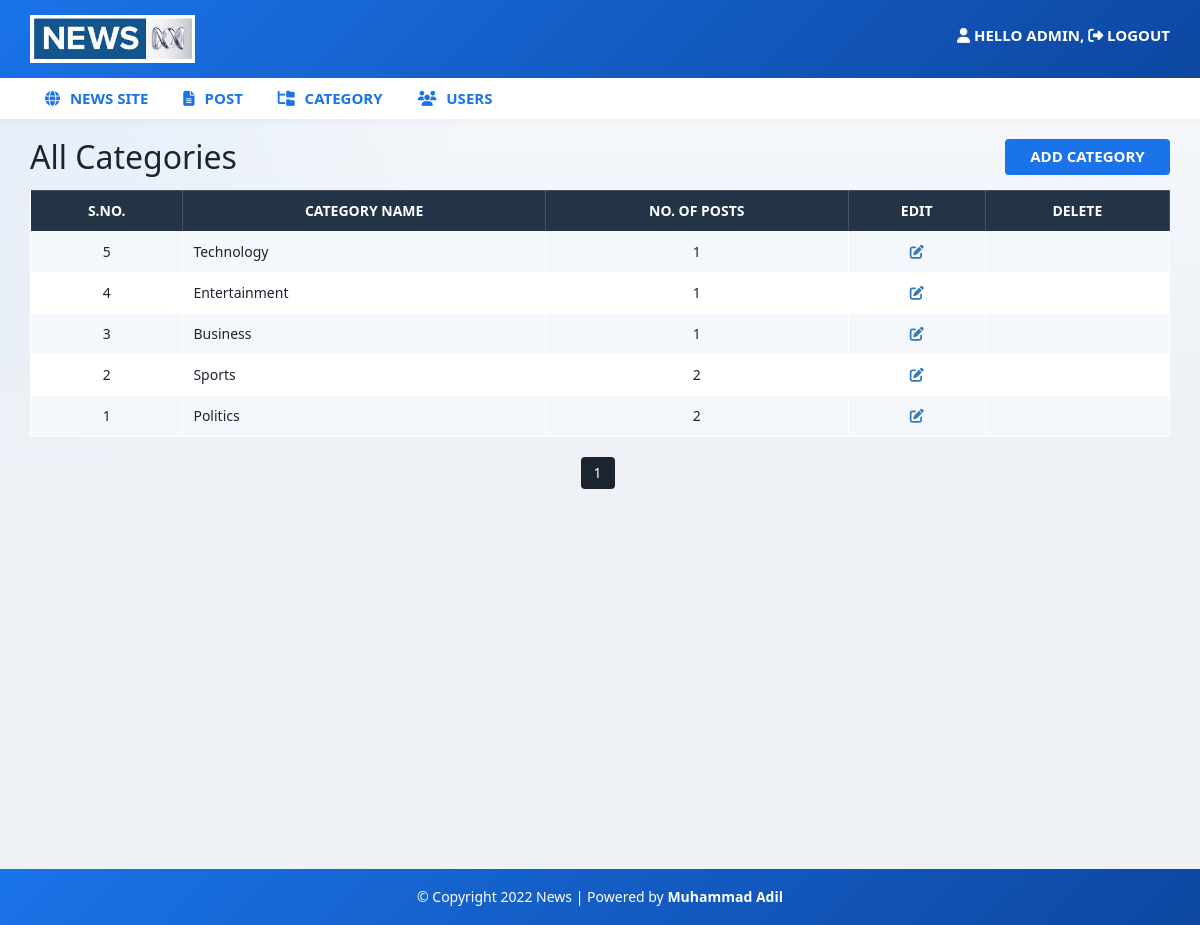
The app's page /admin/category.php (signed in) with its own data.
### tables this page shows
CREATE TABLE `category` (
  `id` int(11) NOT NULL AUTO_INCREMENT,
  `category_name` varchar(100) NOT NULL,
  `post` int(11) NOT NULL DEFAULT 0,
  PRIMARY KEY (`id`)
);

### admin/category.php (the view, shortened to what this page needs)
<?php include "header.php";
?>
<div id="admin-content">
    <div class="container">
        <div class="row">
            <div class="col-md-10">
                <h1 class="admin-heading">All Categories</h1>
            </div>
            <div class="col-md-2">
                <a class="add-new" href="add-category.php">add category</a>
            </div>
            <div class="col-md-12">
                <table class="content-table">
                <?php include "config.php";
                 $limit = 10;
                 if(isset($_GET ['page'])){
                    $page = $_GET ['page'];
                 }
                 else{
                    $page = 1;
                 }
                 $offset = ($page - 1) * $limit;
                 $sql = "SELECT * FROM category ORDER BY id DESC LIMIT {$offset}, {$limit}";
                 $result = mysqli_query($conn ,$sql) or die ("query failed.");
                 if(mysqli_num_rows($result) > 0){
                  ?>
                    <thead>
                        <th>S.No.</th>
                        <th>Category Name</th>
                        <th>No. of Posts</th>
                        <th>Edit</th>
                        <th>Delete</th>
                    </thead>
                    <tbody>
                        <?php while($row = mysqli_fetch_assoc($result)){ ?>
                            <tr>
                              <td class='id'><?php echo $row['id']; ?></td>
                              <td><?php echo $row['category_name']; ?></td>
                              <td><?php echo $row['post']; ?></td>
                             <td class='edit'><a href='update-category.php?id=<?php echo $row["id"];?>'><i class='fa fa-edit'></i></a></td>
                            <td class='delete'><a href='delete-category.php?id=<?php echo $row["id"];?>'><i class='fa fa-trash-o'></i></a></td>
                            </tr>
                        <?php } ?>
                    </tbody>
                </table>
                <?php
                 }
                 $sql1 = "SELECT * FROM category";
                 $result1 = mysqli_query($conn,$sql1) or die ('Query Failed.');
                 if(mysqli_num_rows($result1) > 0){
                    $total_record = mysqli_num_rows($result1);
                    $total_page = ceil($total_record / $limit);
                    echo"<ul class='pagination admin-pagination'>";
                    for($i = 1; $i <= $total_page; $i++){
                        if($i == $page){
                            $active = "active";
                        }
                        else{
                            $active = null;
                        }
                        echo'<li class="'.$active.'"><a href="category.php?page='.$i.'">'.$i.'</a></li>';
                    }
                    echo "</ul>";
                 }
                  ?>
            </div>
        </div>
    </div>
</div>
<?php include "footer.php"; ?>

### css/style.css (style rules this page uses)
:root { --brand: #1a73e8; --brand-dark: #0d47a1; --ink: #1c2430; --muted: #5f6b7a; --line: #e3e8ef; --surface: #ffffff; --page: #eef2f7; --shadow: 0 8px 24px rgba(28, 36, 48, 0.08); }
body { background: var(--page); background-image: radial-gradient(circle at top left, rgba(26, 115, 232, 0.08), transparent 32%), linear-gradient(180deg, #f7f9fc 0%, var(--page) 40%); font-family: "Segoe UI", "Helvetica Neue", Arial, sans-serif; color: var(--ink); }
a, a:hover, a:focus { text-decoration: none; outline: none; }
ul { margin: 0; padding: 0; list-style: none; }
#admin-content { padding: 20px 0; min-height: 750px; }
#admin-content .admin-heading { font-size: 32px; margin: 0 0 15px; }
#admin-content .add-new { color: #fff; background-color: var(--brand); font-size: 15px; font-weight: 600; text-align: center; text-transform: uppercase; padding: 7px 10px; display: block; transition: all 0.3s; border-radius: 4px; }
#admin-content .content-table { border: 1px solid var(--line); width: 100%; margin: 0 0 20px; background: var(--surface); }
#admin-content .content-table thead { color: #fff; background-color: #243447; }
#admin-content .content-table th { padding: 10px; border: 1px solid rgba(255, 255, 255, 0.15); font-weight: 600; text-align: center; text-transform: uppercase; }
#admin-content .content-table tbody { color: var(--ink); }
#admin-content .content-table tbody tr { background-color: #f4f7fb; }
#admin-content .content-table tbody tr:nth-child(even) { background-color: transparent; }
#admin-content .content-table tbody td { padding: 10px; border: 1px solid #fff; text-align: center; }
#admin-content .content-table tbody td:nth-child(2) { text-align: left; }
#admin-content .admin-pagination { margin: 0; }
#admin-content .admin-pagination li a { display: block; }
.id, .edit, .delete { text-align: center; }
.pagination { display: block; text-align: center; margin: 10px 0 0; }
.pagination li { display: inline-block; margin: 0 5px 0 0; }
.pagination li a { border: none; background: var(--brand); color: #fff; border-radius: 6px; min-width: 34px; }
.pagination li a:hover, .pagination > li > a:focus, .pagination li.active a { color: #fff; background: var(--ink); }
i.fa, i.fa-solid, i.fa-regular { color: inherit; }

### records on screen
category: id "5", category_name "Technology", post "1"
category: id "4", category_name "Entertainment", post "1"
category: id "3", category_name "Business", post "1"
category: id "2", category_name "Sports", post "2"
category: id "1", category_name "Politics", post "2"

### other values on screen
$_SESSION["username"] "ADMIN"
